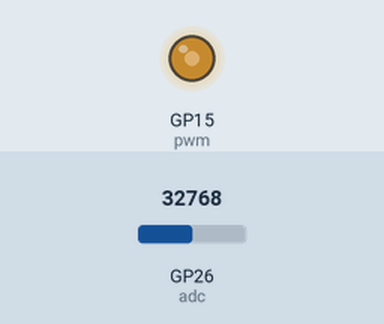
The program below on a simulated Raspberry Pi Pico running MicroPython. On the bench: output pins drawn as LEDs (lit = HIGH). The inputs (shaded band) are chosen by the test bench; at power-on: GP26 (adc) = 32768 (analog values on the 0–65535 scale).

Above: at 1.2 s.
1.3 s: GP26 (adc) set to 45874
At 2.5 s:
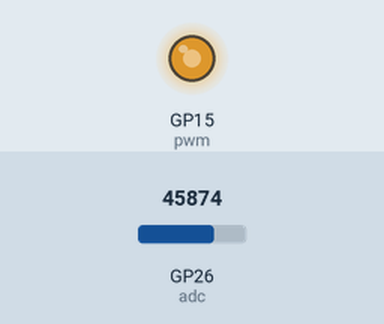
2.8 s: GP26 (adc) set to 57670
At 3.7 s:
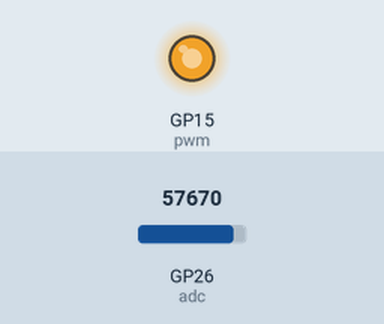
4.3 s: GP26 (adc) set to 7864
At 4.9 s:
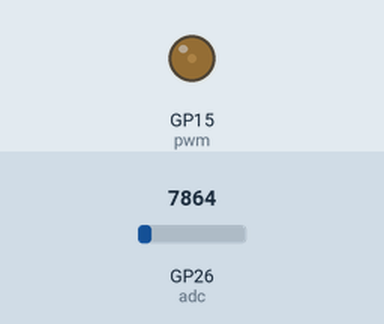
5.8 s: GP26 (adc) set to 0
At 7.2 s:
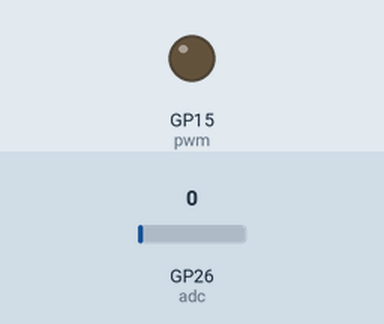
Timing chart, 0 to 8.3 s (numbered marks = the images above; inputs shaded):
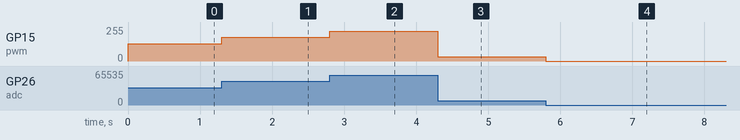

The program:

potentiometer.py
```python
'''Let's read the resistance of the potentiometer'''
'''
from machine import ADC, Pin
import time

adc = ADC(Pin(26))

while True:
    print(adc.read_u16())
    time.sleep(1)'''

from machine import Pin, PWM, ADC

pwm = PWM(Pin(15))
adc = ADC(Pin(26))

pwm.freq(1000)

while True:
	duty = adc.read_u16()
	pwm.duty_u16(duty)
```

Measured:
- after the input at 1.3 s, GP15 (pwm): 128/255 → 178/255 at once
- after the input at 2.8 s, GP15 (pwm): 178/255 → 224/255 at once
- after the input at 4.3 s, GP15 (pwm): 224/255 → 31/255 at once
- after the input at 5.8 s, GP15 (pwm): 31/255 → 0/255 at once
